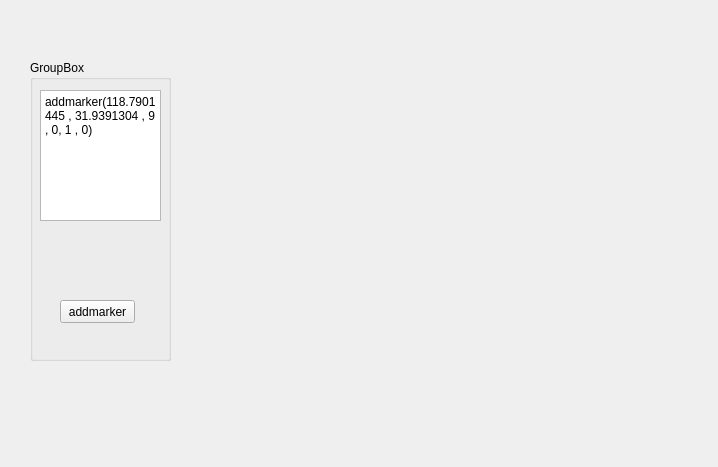
<?xml version="1.0" encoding="UTF-8"?>
<ui version="4.0">
 <class>BaiduMap</class>
 <widget class="QWidget" name="BaiduMap">
  <property name="geometry">
   <rect>
    <x>0</x>
    <y>0</y>
    <width>718</width>
    <height>467</height>
   </rect>
  </property>
  <property name="windowTitle">
   <string>Form</string>
  </property>
  <widget class="QGroupBox" name="groupBox">
   <property name="geometry">
    <rect>
     <x>30</x>
     <y>60</y>
     <width>141</width>
     <height>301</height>
    </rect>
   </property>
   <property name="title">
    <string>GroupBox</string>
   </property>
   <widget class="QPushButton" name="btnAddMarker">
    <property name="geometry">
     <rect>
      <x>30</x>
      <y>240</y>
      <width>75</width>
      <height>23</height>
     </rect>
    </property>
    <property name="text">
     <string>addmarker</string>
    </property>
   </widget>
   <widget class="QPlainTextEdit" name="plainTextEdit">
    <property name="geometry">
     <rect>
      <x>10</x>
      <y>30</y>
      <width>121</width>
      <height>131</height>
     </rect>
    </property>
    <property name="plainText">
     <string>addmarker(118.7901445 , 31.9391304 , 9 , 0, 1 , 0)</string>
    </property>
   </widget>
  </widget>
 </widget>
 <resources/>
 <connections/>
</ui>
